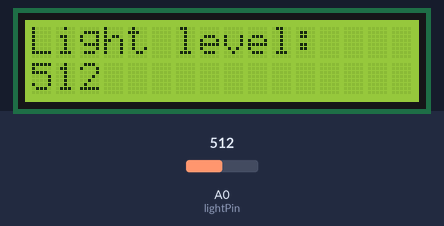
The sketch below on a simulated Arduino Uno, built with avr-gcc and run on an emulated ATmega328P. Shown: 16×2 character LCD. Inputs (shaded band) come from the test bench; at power-on: A0 (lightPin) = 512.

Above: at 1.2 s.
1.3 s: A0 (lightPin) set to 716
At 2.2 s:
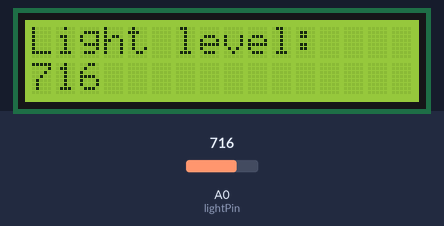
3.0 s: A0 (lightPin) set to 900
At 3.6 s:
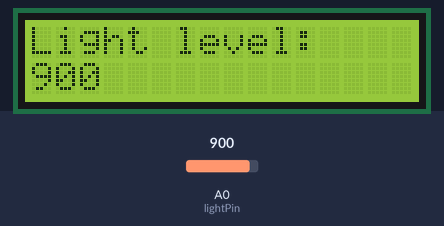
4.5 s: A0 (lightPin) set to 1023
At 5.0 s:
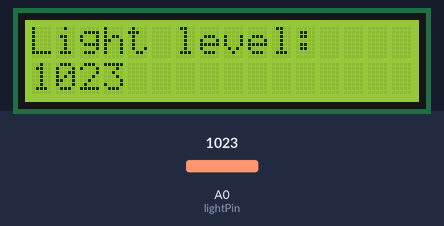
Timing chart, 0 to 7.5 s (numbered marks = the images above; inputs shaded):
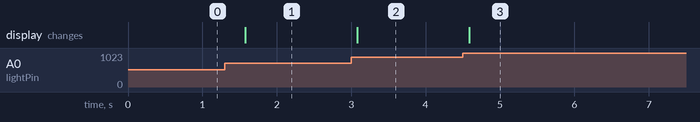

Measured:
- after the input at 1.3 s, the display: changes after 0.27 s (image 1)
- after the input at 3.0 s, the display: changes after 0.08 s (image 2)
- after the input at 4.5 s, the display: changes after 0.09 s (image 3)

The sketch:

lcd_test.ino
```cpp
/**
 * Benjamin Momoh, 2026
 * Environment Monitor Project
 * LCD Test File
 *
 * Verifies the LCD1602 display is wired and initialising correctly by
 * printing a static test message. Used to confirm contrast, backlight,
 * and all six data/control pin connections before combining with
 * sensor readings.
 *
 * Wiring:
 * RS->D7, E->D8, D4->D9, D5->D10, D6->D11, D7->D12
 * VO->potentiometer wiper (contrast), R/W->GND
 * VDD->5V, VSS->GND, backlight A->5V, K->GND
 */


#include <LiquidCrystal.h>

LiquidCrystal lcd(7, 8, 9, 10, 11, 12);
int lightPin = A0;

void setup() {
  lcd.begin(16, 2);
  lcd.print("Light level:");
}

void loop() {
  int reading = analogRead(lightPin);
  lcd.setCursor(0, 1);
  lcd.print("            "); // clear the previous number
  lcd.setCursor(0, 1);
  lcd.print(reading);
  delay(500);
}
```
